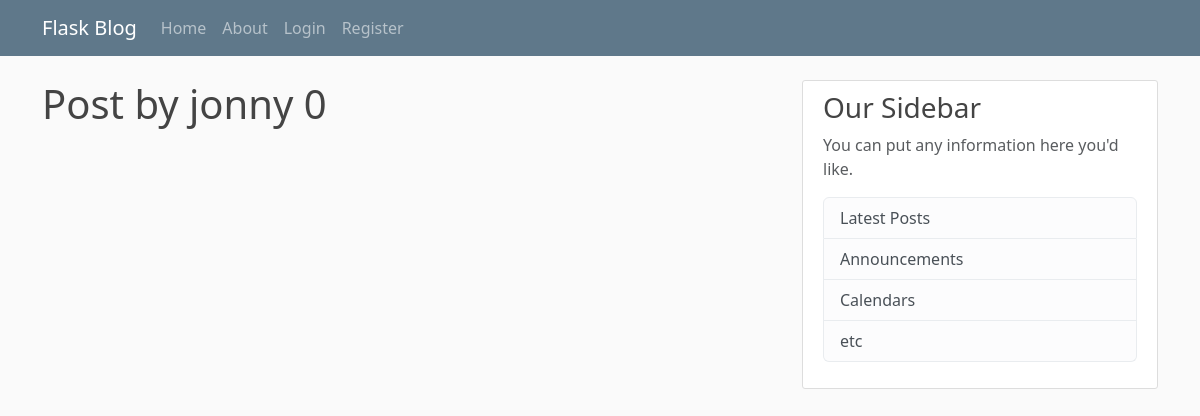
/user/jonny, run on an earlier commit of the app's database.
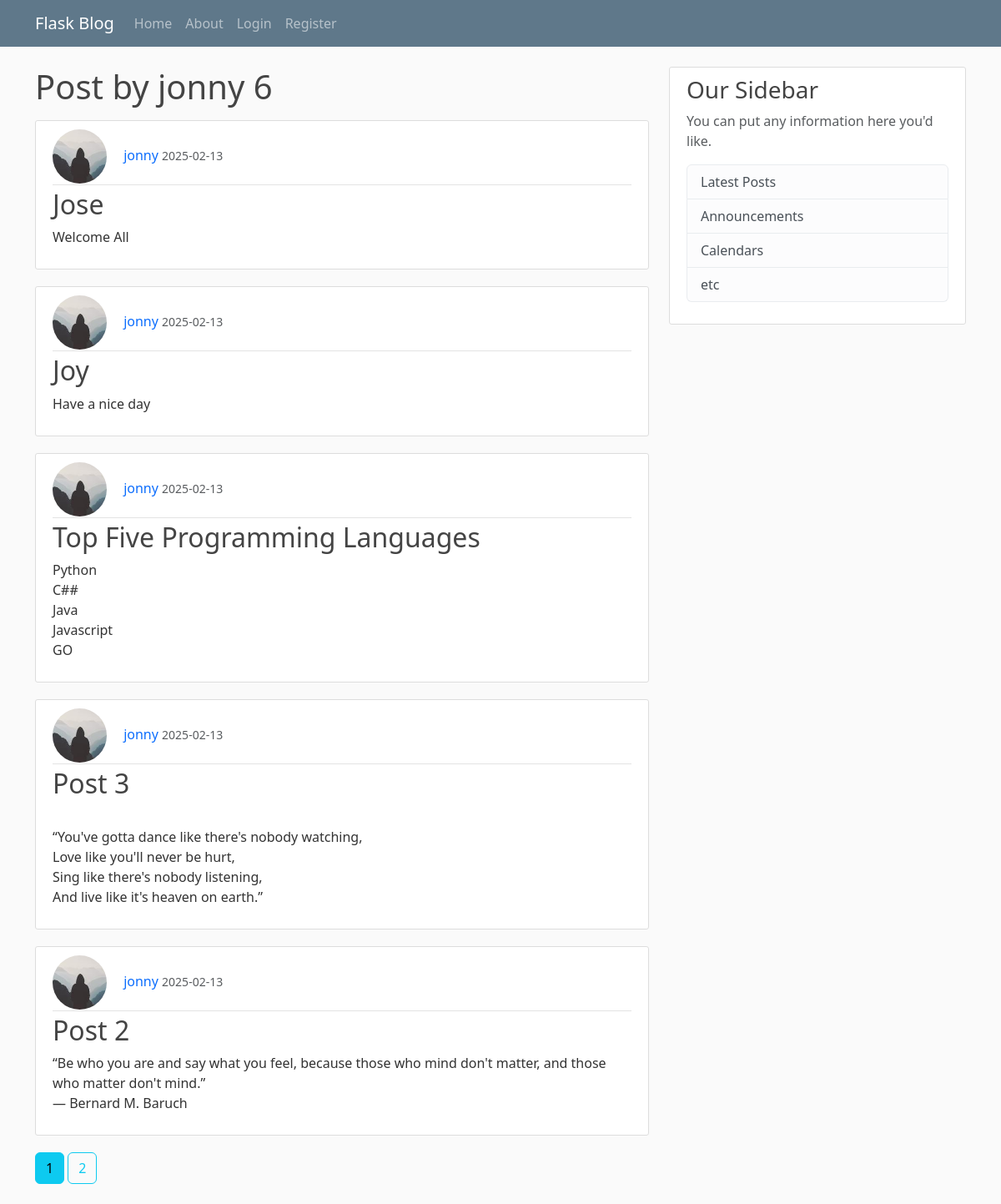
And on a later commit of the database.
### main/models.py (models this page shows, shortened)
class Post(db.Model):
    id = db.Column(db.Integer, primary_key=True)
    title = db.Column(db.String(100), nullable=False)
    date_posted = db.Column(db.DateTime, nullable=False, default=datetime.utcnow)
    content = db.Column(db.Text, nullable=False)
    user_id = db.Column(db.Integer, db.ForeignKey('user.id'), nullable=False)

class User(db.Model, UserMixin):
    id = db.Column(db.Integer, primary_key=True)
    username = db.Column(db.String(20), unique=True, nullable=False)
    email = db.Column(db.String(120), unique=True, nullable=False)
    image_file = db.Column(db.String(20), nullable=False, default='default.jpg')
    password = db.Column(db.String(60), nullable=False)
    posts = db.relationship('Post',backref='author', lazy=True)

### main/routes.py (the view)
@app.route("/user/<string:username>")
def user_posts(username):
    page = request.args.get('page', 1, type=int)
    user = User.query.filter_by(username=username).first_or_404()
    posts = Post.query.filter_by(author=user)\
        .order_by(Post.date_posted.desc())\
        .paginate(page=page, per_page=5)
    return render_template("user_posts.html", posts = posts, user=user)

### main/templates/user_posts.html (shortened to what this page needs)
{% extends "layout.html" %}
{% block content %}
    <h1 class="mb-3">Post by {{user.username}} {{ posts.total }}</h1>
    {% for post in posts.items %}
        <article class="media content-section">
            <div class="media-body">
            <div class="article-metadata">
                <img class="rounded-circle article-img" src="{{url_for('static', filename='profile/' + post.author.image_file)}}" alt="">
                <a class="decoration mr-2" href="{{url_for('user_posts', username=post.author.username)}}">{{ post.author.username }}</a>
                <small class="text-muted">{{ post.date_posted.strftime('%Y-%m-%d') }}</small>
            </div>
            <h2><a class="decoration article-title" href="{{url_for('post', post_id=post.id)}}">{{ post.title }}</a></h2>
            <p class="article-content">{{ post.content }}</p>
            </div>
        </article>
    {% endfor %}
    {% for page_num in posts.iter_pages(left_edge=1, right_edge=1, left_current=1, right_current=2) %}
        {% if page_num %}
            {% if posts.page == page_num %}
                <a class="btn btn-info mb-4 decoration" href="{{ url_for('user_posts', username=user.username, page=page_num) }}">{{page_num}}</a>
            {% else %}
                <a class="btn btn-outline-info mb-4 decoration" href="{{ url_for('user_posts', username=user.username, page=page_num) }}">{{page_num}}</a>
            {% endif %}
        {% else %}
            ...
        {% endif %}
    {% endfor %}
{% endblock %}

What changed in the data, as far as the page shows it:
added Post: image_file (picture), author.username "jonny", date_posted "2025-02-13", title "Jose", content "Welcome All"
added Post: image_file (picture), author.username "jonny", date_posted "2025-02-13", title "Joy", content "Have a nice day"
added Post: image_file (picture), author.username "jonny", date_posted "2025-02-13", title "Top Five Programming Languages", content "Python C## Java Javascript GO"
added Post: image_file (picture), author.username "jonny", date_posted "2025-02-13", title "Post 3", content "“You've gotta dance like there's nobody watching, Love like you'll never be hurt, Sing like there's nobody listening, And live like it's heaven on earth.”"
added Post: image_file (picture), author.username "jonny", date_posted "2025-02-13", title "Post 2", content "“Be who you are and say what you feel, because those who mind don't matter, and those who matter don't mind.” ― Bernard M. Baruch"
Also different on the page:
{{ posts.total }}: "0" → "6"
new list line: "1"
new list line: "2"
